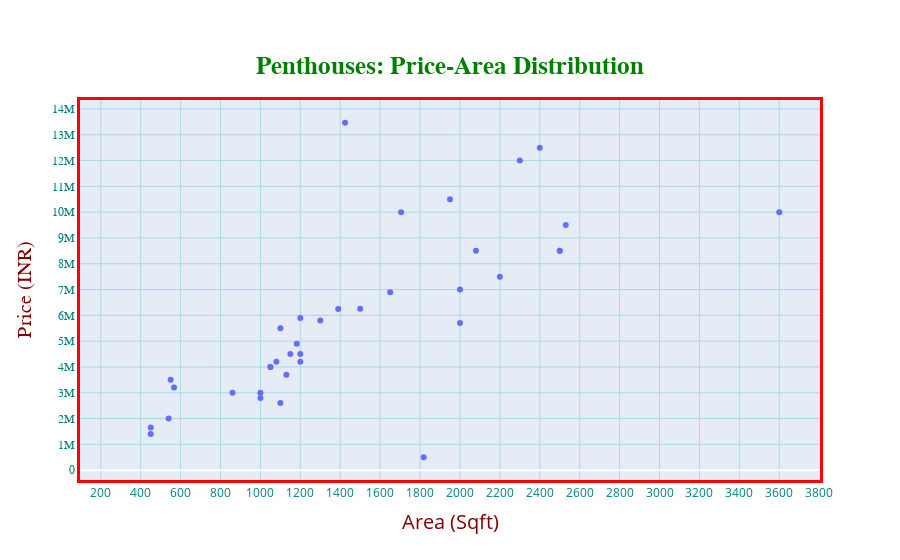

Source (notebook cell):
### Code cell
df7 = df.loc[df['property_type']=='Penthouse']


fig = go.Figure()

fig.add_trace(go.Scatter(x=df7['area_sqft'].values.tolist(), y=df7['price'].values.tolist(),
                    mode='markers'))


fig.update_layout(title_text="<b>Penthouses: Price-Area Distribution</b>",
                 title_font_size=25,
                 title_font_color='green',
                 title_font_family='Titillium Web',
                 title_x=0.5,
                 title_y=0.90,
                 title_xanchor='center',
                 title_yanchor='top',
                 yaxis={'categoryorder':'total ascending'}
                 )

fig.update_xaxes(
        color='teal',
        title_text='Area (Sqft)',
        title_font_family='Open Sans',
        title_font_size=20,
        title_font_color='maroon',
        title_standoff = 15,
        gridcolor='lightblue',
        tickmode='auto',
        nticks=20,
        linecolor='red',
        linewidth=3,
        mirror=True)

fig.update_yaxes(
        color='Teal',
        title_text='Price (INR)',
        title_font_family='Droid Sans',
        title_font_size=20,
        title_font_color='maroon',
        title_standoff = 15,
        tickfont_family='Arial',
        nticks = 20,
        gridcolor='lightblue',
        linecolor='red',
        linewidth=3,
        mirror = True)

fig.show()

### Figure 1 — Plotly figure (JSON) as saved in the notebook; plotly's stock layout.template omitted (floating-point values rounded to 4 significant figures)
{"data": [{"mode": "markers", "type": "scatter", "x": [550, 567, 1182, 1424, 2530, 2080, 450, 1050, 1200, 3600, 1100, 1650, 2000, 2300, 1200, 1130, 1200, 2400, 2200, 1080, 1500, 1818, 1300, 2500, 2500, 1150, 2000, 1000, 1705, 1000, 1950, 1390, 540, 1050, 1100, 860, 450, 400, 1000, 1750, 300, 1500], "y": [3500000, 3200000, 4900000, 13466000, 9500000, 8500000, 1650000, 4000000, 5900000, 10000000, 5500000, 6900000, 5700000, 12000000, 4200000, 3700000, 4500000, 12500000, 7500000, 4200000, 6255000, 500008, 5800888, 8500000, 8500000, 4500000, 7000000, 2800000, 10000000, 3000000, 10500000, 6250000, 2000000, 4000000, 2600000, 3000000, 1400000, null, null, null, null, null]}], "layout": {"title": {"font": {"color": "green", "family": "Titillium Web", "size": 25}, "text": "<b>Penthouses: Price-Area Distribution</b>", "x": 0.5, "xanchor": "center", "y": 0.9, "yanchor": "top"}, "xaxis": {"color": "teal", "gridcolor": "lightblue", "linecolor": "red", "linewidth": 3, "mirror": true, "nticks": 20, "tickmode": "auto", "title": {"font": {"color": "maroon", "family": "Open Sans", "size": 20}, "standoff": 15, "text": "Area (Sqft)"}}, "yaxis": {"categoryorder": "total ascending", "color": "Teal", "gridcolor": "lightblue", "linecolor": "red", "linewidth": 3, "mirror": true, "nticks": 20, "tickfont": {"family": "Arial"}, "title": {"font": {"color": "maroon", "family": "Droid Sans", "size": 20}, "standoff": 15, "text": "Price (INR)"}}}}
